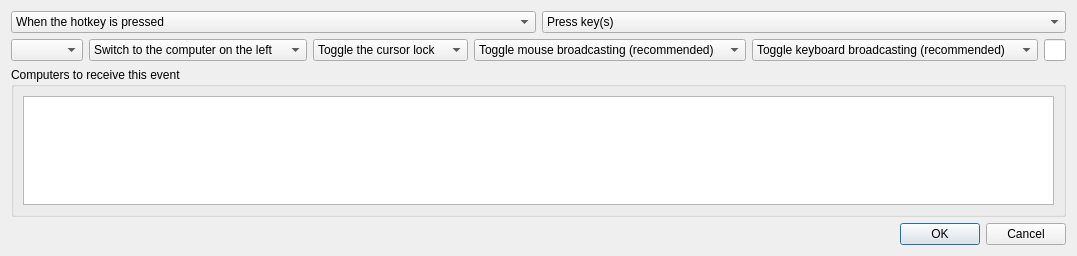
<?xml version="1.0" encoding="UTF-8"?>
<ui version="4.0">
 <class>ActionDialog</class>
 <widget class="QDialog" name="ActionDialog">
  <property name="geometry">
   <rect>
    <x>0</x>
    <y>0</y>
    <width>706</width>
    <height>256</height>
   </rect>
  </property>
  <property name="sizePolicy">
   <sizepolicy hsizetype="Maximum" vsizetype="Maximum">
    <horstretch>0</horstretch>
    <verstretch>0</verstretch>
   </sizepolicy>
  </property>
  <property name="windowTitle">
   <string>Configure Action</string>
  </property>
  <layout class="QVBoxLayout" name="_2">
   <item>
    <layout class="QHBoxLayout" name="horizontalLayout_4">
     <item>
      <widget class="QComboBox" name="comboTriggerOn">
       <item>
        <property name="text">
         <string>When the hotkey is pressed</string>
        </property>
       </item>
       <item>
        <property name="text">
         <string>When the hotkey is released</string>
        </property>
       </item>
      </widget>
     </item>
     <item>
      <widget class="QComboBox" name="comboActionType">
       <item>
        <property name="text">
         <string>Press key(s)</string>
        </property>
       </item>
       <item>
        <property name="text">
         <string>Release key(s)</string>
        </property>
       </item>
       <item>
        <property name="text">
         <string>Press and release key(s)</string>
        </property>
       </item>
       <item>
        <property name="text">
         <string>Switch to a computer</string>
        </property>
       </item>
       <item>
        <property name="text">
         <string>Switch in a direction</string>
        </property>
       </item>
       <item>
        <property name="text">
         <string>Switch to next computer</string>
        </property>
       </item>
       <item>
        <property name="text">
         <string>Modify the cursor lock</string>
        </property>
       </item>
       <item>
        <property name="text">
         <string>Restart the server</string>
       </property>
      </item>
      <item>
        <property name="text">
         <string>Control mouse broadcasting</string>
        </property>
       </item>
       <item>
        <property name="text">
         <string>Control keyboard broadcasting</string>
        </property>
       </item>
       <item>
        <property name="text">
         <string>Take a screenshot into the sync folder</string>
        </property>
       </item>
      </widget>

     </item>
    </layout>
   </item>
   <item>
    <layout class="QHBoxLayout" name="horizontalLayout_2">
     <item>
      <widget class="QComboBox" name="comboSwitchToScreen">
       <property name="enabled">
        <bool>true</bool>
       </property>
      </widget>
     </item>
     <item>
      <widget class="QComboBox" name="comboSwitchInDirection">
       <property name="enabled">
        <bool>true</bool>
       </property>
       <item>
        <property name="text">
         <string>Switch to the computer on the left</string>
        </property>
       </item>
       <item>
        <property name="text">
         <string>Switch to the computer on the right</string>
        </property>
       </item>
       <item>
        <property name="text">
         <string>Switch to the computer above</string>
        </property>
       </item>
       <item>
        <property name="text">
         <string>Switch to the computer below</string>
        </property>
       </item>
      </widget>
     </item>
     <item>
      <widget class="QComboBox" name="comboLockCursorToScreen">
       <property name="enabled">
        <bool>true</bool>
       </property>
       <item>
        <property name="text">
         <string>Toggle the cursor lock</string>
        </property>
       </item>
       <item>
        <property name="text">
         <string>Enable the cursor lock</string>
        </property>
       </item>
       <item>
        <property name="text">
         <string>Disable the cursor lock</string>
        </property>
       </item>
      </widget>
     </item>
     <item>
      <widget class="QComboBox" name="comboMouseBroadcastMode">
       <property name="enabled">
        <bool>true</bool>
       </property>
       <item>
        <property name="text">
         <string>Toggle mouse broadcasting (recommended)</string>
        </property>
       </item>
       <item>
        <property name="text">
         <string>Enable mouse broadcasting</string>
        </property>
       </item>
       <item>
        <property name="text">
         <string>Disable mouse broadcasting</string>
        </property>
       </item>
      </widget>
     </item>
     <item>
      <widget class="QComboBox" name="comboKeyboardBroadcastMode">
       <property name="enabled">
        <bool>true</bool>
       </property>
       <item>
        <property name="text">
         <string>Toggle keyboard broadcasting (recommended)</string>
        </property>
       </item>
       <item>
        <property name="text">
         <string>Enable keyboard broadcasting</string>
        </property>
       </item>
       <item>
        <property name="text">
         <string>Disable keyboard broadcasting</string>
        </property>
       </item>
      </widget>
     </item>
     <item>
      <widget class="KeySequenceWidget" name="keySequenceWidget"/>
     </item>
    </layout>
   </item>
   <item>
    <widget class="QGroupBox" name="groupScreens">
     <property name="sizePolicy">
      <sizepolicy hsizetype="Preferred" vsizetype="Preferred">
       <horstretch>0</horstretch>
       <verstretch>0</verstretch>
      </sizepolicy>
     </property>
     <property name="title">
      <string>Computers to receive this event</string>
     </property>
     <layout class="QHBoxLayout" name="_3">
      <item>
       <widget class="QListWidget" name="listScreens">
        <property name="sizeAdjustPolicy">
         <enum>QAbstractScrollArea::SizeAdjustPolicy::AdjustToContentsOnFirstShow</enum>
        </property>
       </widget>
      </item>
     </layout>
    </widget>
   </item>
   <item>
    <widget class="QDialogButtonBox" name="buttonBox">
     <property name="standardButtons">
      <set>QDialogButtonBox::StandardButton::Cancel|QDialogButtonBox::StandardButton::Ok</set>
     </property>
    </widget>
   </item>
  </layout>
 </widget>
 <customwidgets>
  <customwidget>
   <class>KeySequenceWidget</class>
   <extends>QLineEdit</extends>
   <header>widgets/KeySequenceWidget.h</header>
  </customwidget>
 </customwidgets>
 <resources/>
 <connections/>
</ui>
